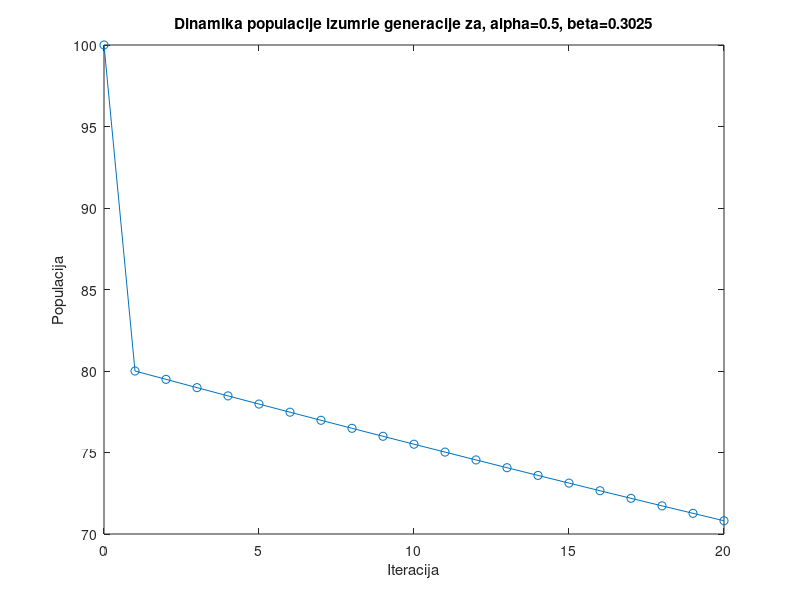

Recreate this plot in MATLAB.

format long

gama = 2;     % broj semena koje proizvede biljka
sigma = 0.8;  % procenat semenja koji prezivi zimu od proizvedenih

%parametar koji sami zadajemo
alpha = 0.5;    % procenat proklijalih semenja u 1. sezoni od prezivelih(gama*sigma) 

%svaka manja vrednost parametra beta ispod BetaMax dovodi do izumiranja vrste
BetaMax = (4-6.4*alpha)/(5.12*(1-alpha));
beta=BetaMax-0.01;     % procenat dvogodisnjeg semenja koje je proklijalo u 2. sezoni

if beta<0
    disp('Za zadat parametar alpha, vrsta ne moze da izumre')
else
    %%%%%%%%%%%%%%%%%%%%%%%%%%%%%%%%%% prikaz trazene generacije
    n_preth = 0;
    n = 100;
    % Kreiranje tabele sa podacima o populaciji
    data = zeros(21, 2);
    data(1,:) = [1,n];
    for i = 2:21
        n = n * (alpha * gama * sigma) + n_preth * (beta*sigma*sigma*gama * (1 - alpha));
    
        n_preth = n;
    
        % Dodavanje podataka u matricu
        data(i, :) = [i, n]; 
    end 
    % Plotovanje grafikona populacije
    figure;
    plot(data(:, 1)-1, data(:, 2), '-o');
    title(['Dinamika populacije izumrle generacije za, alpha=', num2str(alpha),', beta=',num2str(beta)]);
    xlabel('Iteracija');
    ylabel('Populacija');
end





